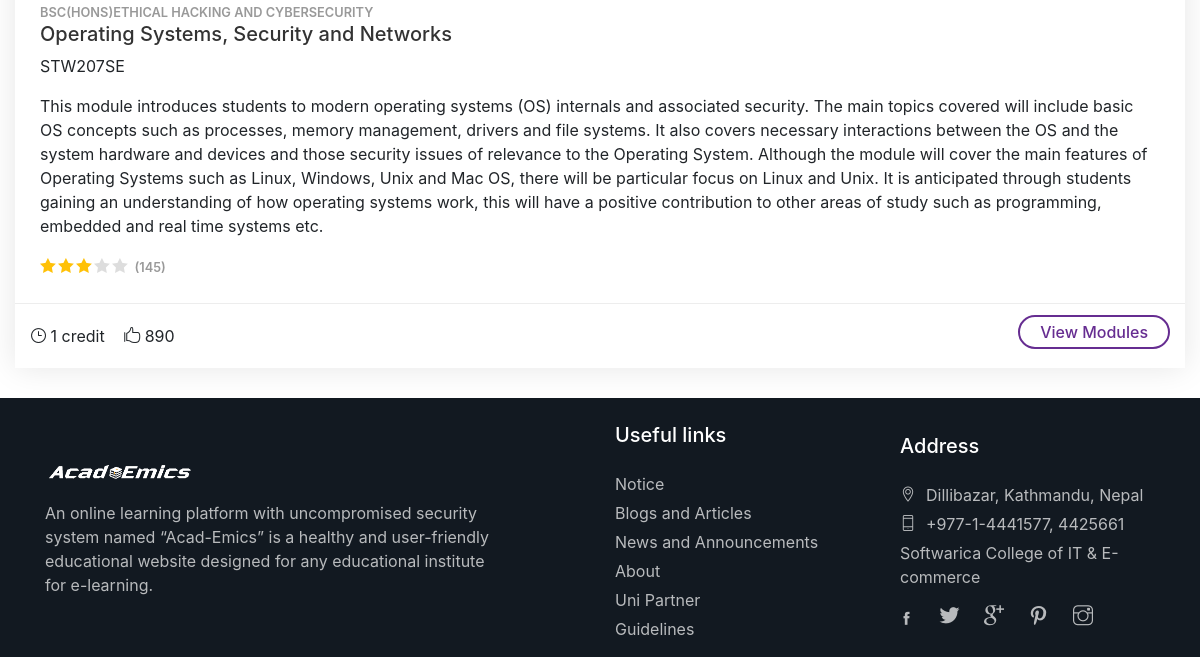
The app's page /mycourses/year2/ (lower part), older data.
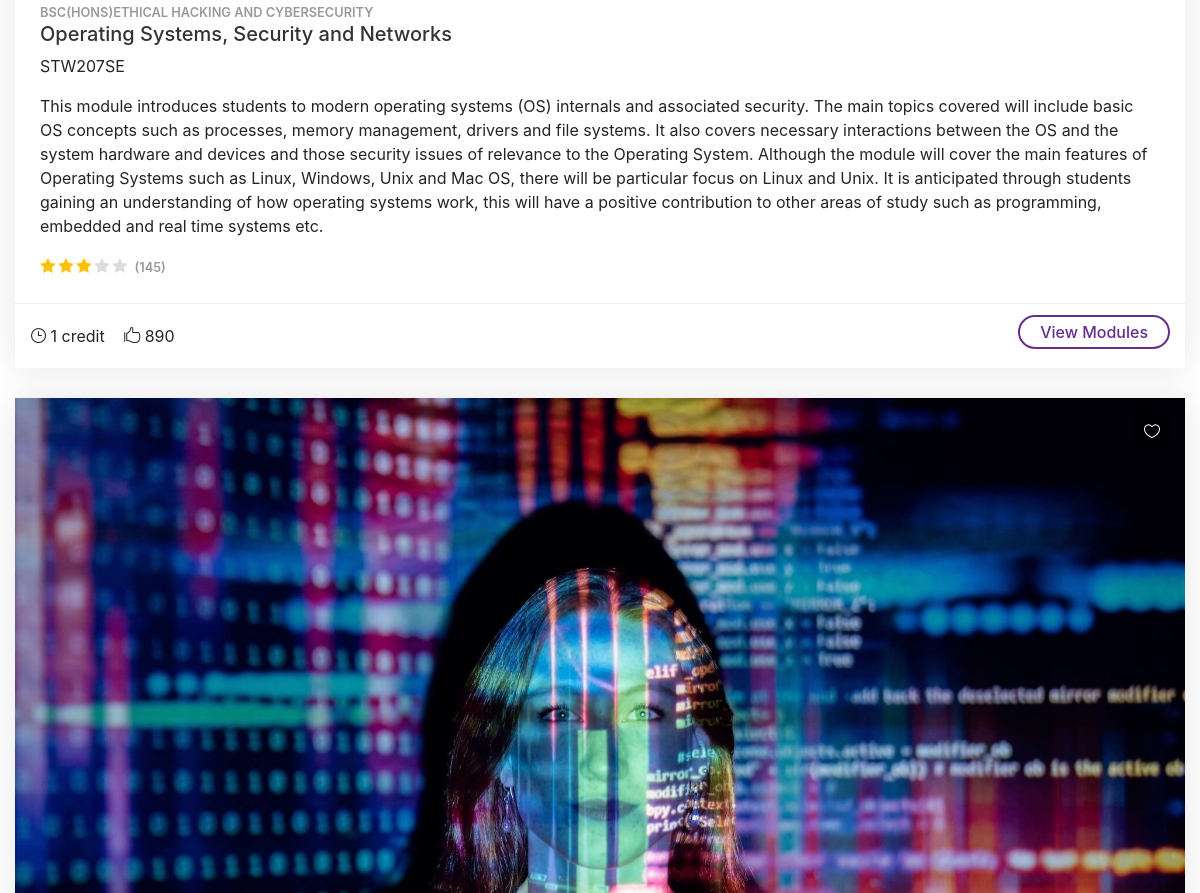
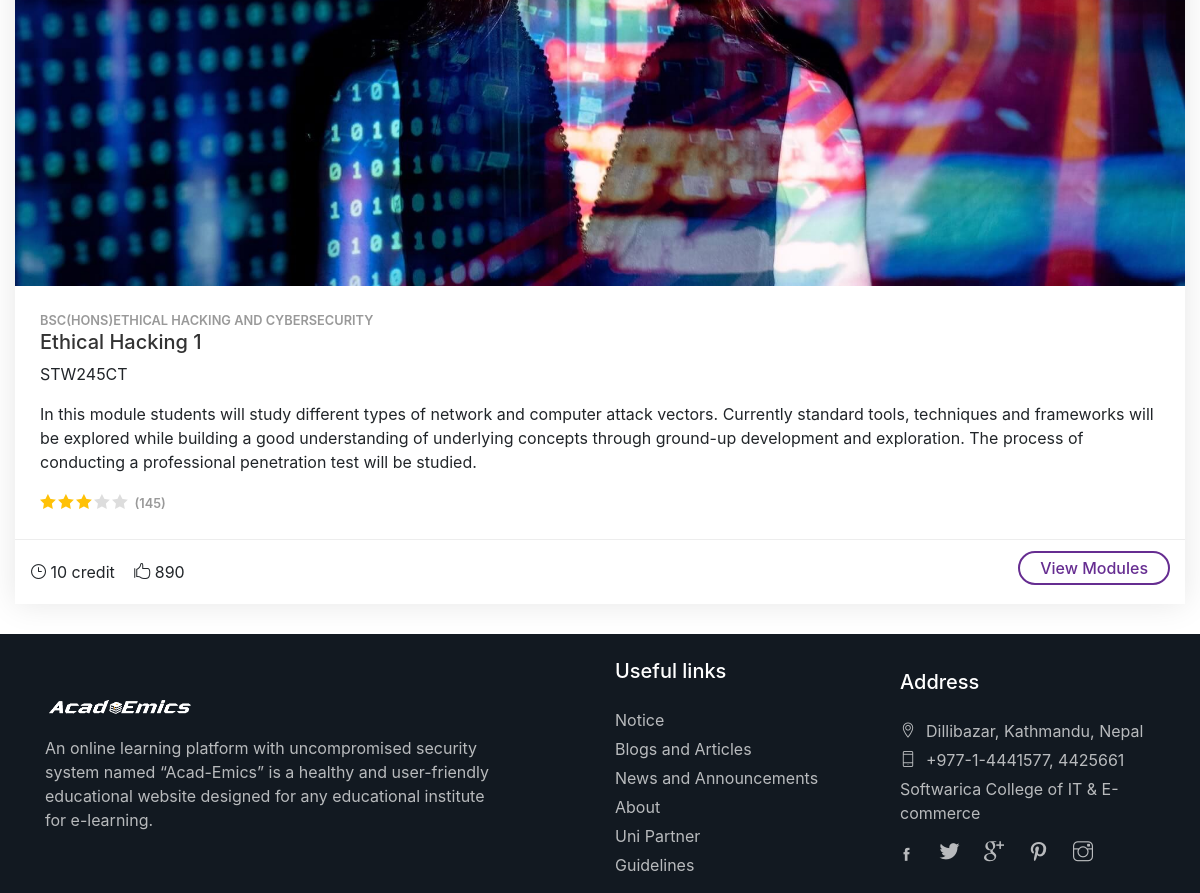
The same page, newer data (2 pictures, top to bottom).
### courses/models.py (models this page shows)
class Modules(models.Model):    #Subject i.e. Digital forensics
    name= models.CharField(max_length=100)
    category= [
                ('1','1'),
                ('2','2'),
                ('3','3')]
    year= models.CharField(max_length=100,choices= category)  #Available year
    mod_code= models.CharField(max_length=9,validators=[MinLengthValidator(5), MaxLengthValidator(9)])
    description= models.TextField()
    credit= models.IntegerField()
    image= models.ImageField(blank=True)
    file = models.FileField(upload_to='files',blank=True)
    url = EmbedVideoField(blank=True)

### courses/views.py (the view)
# urls.py: path('year<int:mod_year>/',views.modules),
def modules(request, mod_year):
    mod = Modules.objects.filter(year=mod_year)
    return render(request,'modules.html',
    {'mod': mod})

### templates/modules.html (shortened to what this page needs)
{% extends 'base.html' %}
{% load static %}
{% block content %}
<div>
        <div id="reccomended" class="owl-carousel owl-theme">
            {% for i in mod %}
            <div class="item">
                <div class="box_grid">
                    <figure>
                            <a href="#0" class="wish_bt"></a>
                            <a href="{% url 'modules_detail' i.mod_code %}">
                            <div class="preview"><span>{{i.description}}</span></div><img src="{% if i.image %}/static{{i.image.url}}{% else%}{% static 'img/3.jpg' %}{% endif %}" class="img-fluid" alt=""></a>
                    </figure>
                    <div class="wrapper">
                            <small>BSc(HONS)Ethical Hacking and Cybersecurity </small>
                            <h3>{{i.name}}</h3>
                            <P>{{i.mod_code}}</P>
                            <p>{{i.description}}</p>
                            <div class="rating"><i class="icon_star voted"></i><i class="icon_star voted"></i><i class="icon_star voted"></i><i class="icon_star"></i><i class="icon_star"></i> <small>(145)</small></div>
                    </div>
                    <ul>
                            <li><i class="icon_clock_alt"></i> {{i.credit}} credit</li>
                            <li><i class="icon_like"></i> 890</li>
                            <li><a href="{% url 'modules_detail' i.mod_code %}">View Modules</a></li>
                    </ul>
                </div>
            </div>
            {% endfor %}
        </div>
</div>
{% endblock %}

Row changes from the older to the newer data that the page shows:
added Modules: name "Ethical Hacking 1", mod_code "STW245CT", description "In this module students will study different types of network and computer attack vectors. Currently standard tools, techniques and frameworks will be explored while building a good understanding of underlying concepts through ground-up development and exploration. The process of conducting a professional penetration test will be studied.", credit "10"
